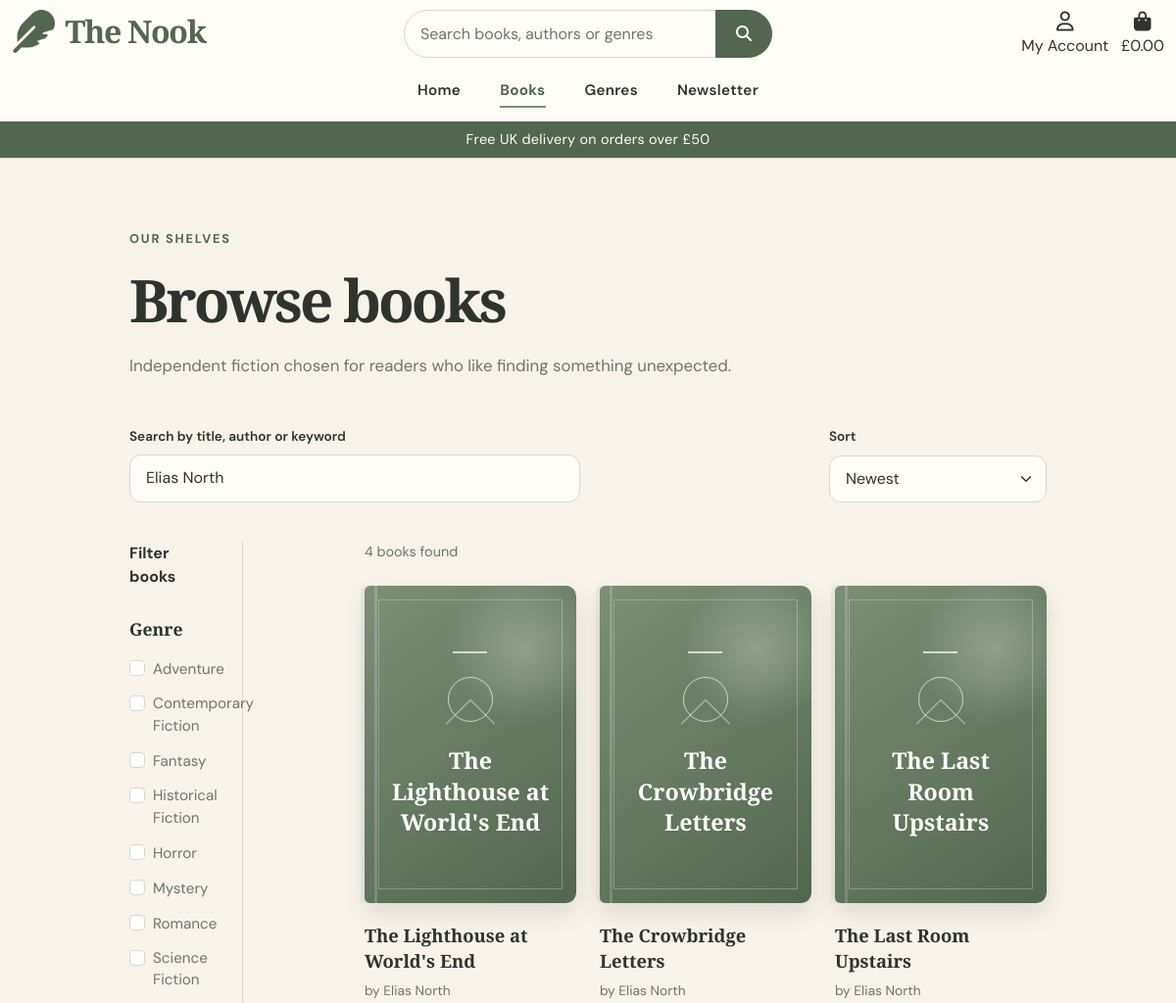
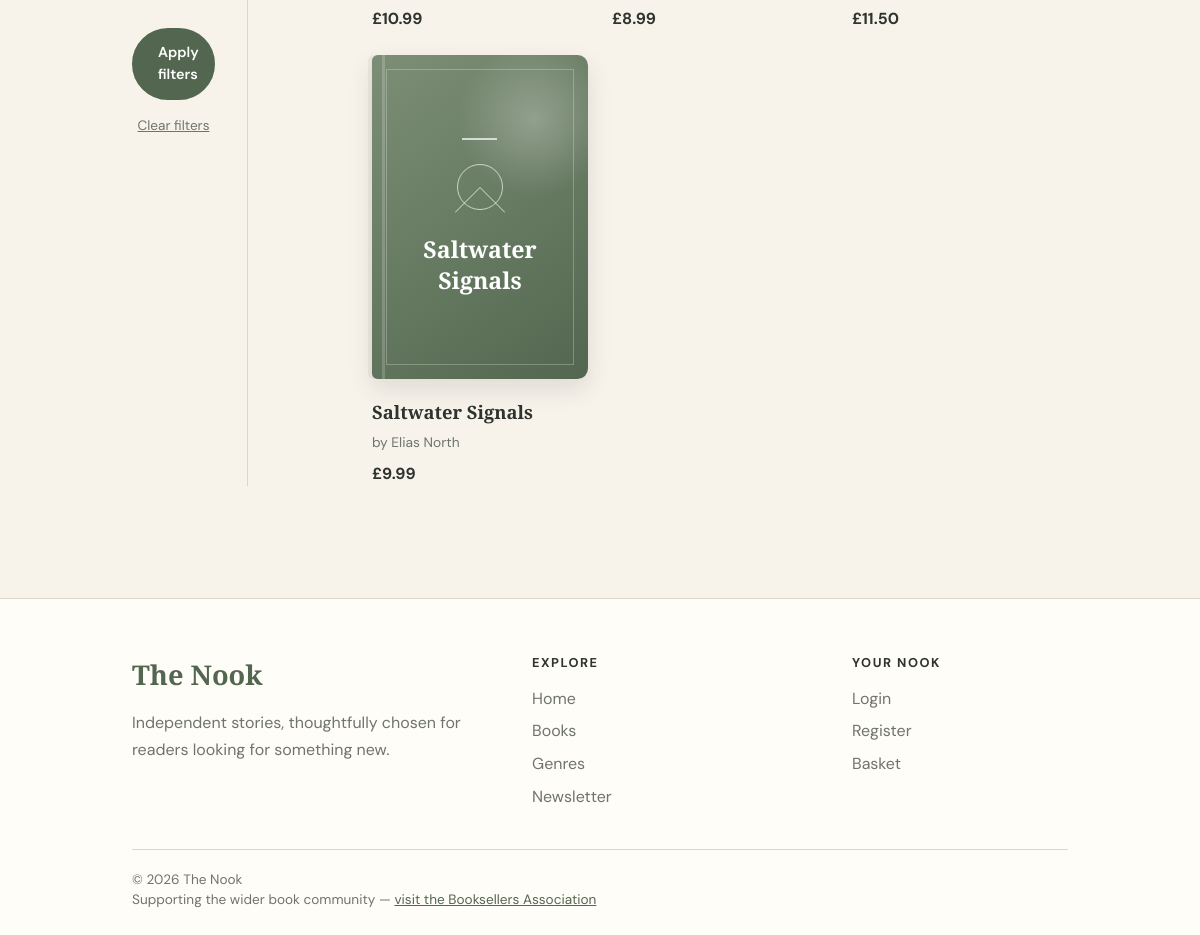
The page /books/?q=Elias North on the database its author committed (2 pictures, top to bottom).
### books/models.py (models this page shows, shortened)
class Genre(models.Model):
    name = models.CharField(
        max_length=100,
        unique=True
    )
    description = models.TextField(
        blank=True
    )
    class Meta:
        ordering = ['name']

class Book(models.Model):
    class Status(models.TextChoices):
        DRAFT = 'draft', 'Draft'
        PENDING = 'pending', 'Pending approval'
        APPROVED = 'approved', 'Approved'
        REJECTED = 'rejected', 'Rejected'
    author = models.ForeignKey(
        AuthorProfile,
        on_delete=models.PROTECT,
        related_name='books'
    )
    genre = models.ForeignKey(
        Genre,
        on_delete=models.SET_NULL,
        null=True,
        blank=True,
        related_name='books'
    )
    title = models.CharField(
        max_length=255
    )
    isbn = models.CharField(
        max_length=20,
        unique=True,
        null=True,
        blank=True
    )
    description = models.TextField()
    price = models.DecimalField(
        max_digits=8,
        decimal_places=2
    )
    publication_date = models.DateField(
        null=True,
        blank=True
    )
    cover_image = models.ImageField(
        upload_to='books/',
        null=True,
        blank=True
    )
    stock_quantity = models.PositiveIntegerField(
        default=0
    )
    is_featured = models.BooleanField(
        default=False
    )
    is_active = models.BooleanField(
        default=True
    )
    status = models.CharField(
        max_length=10,
        choices=Status.choices,
        default=Status.DRAFT
    )
    rejection_reason = models.TextField(
        blank=True
    )
    reviewed_by = models.ForeignKey(
        settings.AUTH_USER_MODEL,
        on_delete=models.SET_NULL,
        null=True,
        blank=True,
        related_name='reviewed_books'
    )
    reviewed_at = models.DateTimeField(
        null=True,
        blank=True
    )
    created_at = models.DateTimeField(
        auto_now_add=True
    )
    updated_at = models.DateTimeField(
        auto_now=True
    )
    class Meta:
        ordering = ['title']

### authors/models.py (models this page shows)
class AuthorProfile(models.Model):
    user = models.OneToOneField(
        settings.AUTH_USER_MODEL,
        on_delete=models.SET_NULL,
        null=True,
        blank=True,
        related_name='author_profile'
    )
    display_name = models.CharField(
        max_length=150
    )
    bio = models.TextField(
        blank=True
    )
    website = models.URLField(
        blank=True
    )
    profile_image = models.ImageField(
        upload_to='authors/',
        null=True,
        blank=True
    )
    is_approved = models.BooleanField(
        default=False
    )
    created_at = models.DateTimeField(
        auto_now_add=True
    )
    updated_at = models.DateTimeField(
        auto_now=True
    )
    class Meta:
        ordering = ['display_name']
    def __str__(self):
        return self.display_name

### books/views.py (the view)
def book_list(request):
    books = (
        Book.objects
        .filter(
            is_active=True,
            status=Book.Status.APPROVED
        )
        .select_related('author', 'genre')
        .annotate(
            average_rating=Avg(
                'reviews__rating',
                filter=Q(reviews__is_approved=True)
            )
        )
    )
    genres = Genre.objects.all()
    search_term = request.GET.get('q', '').strip()
    selected_genres = request.GET.getlist('genre')
    sort = request.GET.get('sort', 'newest')
    show_filters = request.GET.get('show_filters') == '1'
    if search_term:
        books = books.filter(
            Q(title__icontains=search_term)
            | Q(description__icontains=search_term)
            | Q(author__display_name__icontains=search_term)
        )
    if selected_genres:
        books = books.filter(
            genre__id__in=selected_genres
        )
    if sort == 'price_low':
        books = books.order_by('price')
    elif sort == 'price_high':
        books = books.order_by('-price')
    elif sort == 'title':
        books = books.order_by('title')
    elif sort == 'rating':
        books = books.order_by('-average_rating')
    else:
        books = books.order_by('-created_at')
    context = {
        'books': books,
        'genres': genres,
        'search_term': search_term,
        'selected_genres': selected_genres,
        'current_sort': sort,
        'show_filters': show_filters,
    }
    return render(
        request,
        'books/book_list.html',
        context
    )

### books/templates/books/book_list.html (shortened to what this page needs)
{% extends "base.html" %}
{% load static %}
{% block content %}
<section class="catalogue-page">
    <div class="container">
        <div class="catalogue-heading">
            <p class="section-eyebrow">
                Our shelves
            </p>
            <h1 class="catalogue-title logo-font">
                Browse books
            </h1>
            <p class="catalogue-intro">
                Independent fiction chosen for readers who like
                finding something unexpected.
            </p>
        </div>
        <form
            method="GET"
            action="{% url 'book_list' %}"
            class="catalogue-controls">
            <div class="row g-3 align-items-end">
                <div class="col-12 col-lg-6">
                    <label
                        for="catalogue-search"
                        class="catalogue-label">
                        Search by title, author or keyword
                    </label>
                    <input
                        id="catalogue-search"
                        class="form-control catalogue-search"
                        type="search"
                        name="q"
                        value="{{ search_term }}"
                        placeholder="Search The Nook">
                </div>
                <div class="col-7 col-lg-3">
                    <label
                        for="catalogue-sort"
                        class="catalogue-label">
                        Sort
                    </label>
                    <select
                        id="catalogue-sort"
                        class="form-select catalogue-sort"
                        name="sort">
                        <option
                            value="newest"
                            {% if current_sort == 'newest' %}
                                selected
                            {% endif %}>
                            Newest
                        </option>
                    </select>
                </div>
            </div>
            <div class="row catalogue-content">
                <aside
                    id="catalogue-filters"
                    class="col-12 col-lg-2
                    collapse{% if show_filters %} show{% endif %}
                    d-lg-block catalogue-sidebar">
                    <div class="catalogue-filter-inner">
                        <p class="catalogue-filter-title">
                            Filter books
                        </p>
                        <fieldset>
                            <legend>
                                Genre
                            </legend>
                            {% for genre in genres %}
                                <div class="form-check">
                                    <input
                                        class="form-check-input"
                                        type="checkbox"
                                        name="genre"
                                        value="{{ genre.id }}"
                                        id="genre-{{ genre.id }}"
                                        >
                                    <label
                                        class="form-check-label"
                                        for="genre-{{ genre.id }}">
                                        {{ genre.name }}
                                    </label>
                                </div>
                            {% empty %}
                                <p class="catalogue-muted">
                                    No genres available yet.
                                </p>
                            {% endfor %}
                        </fieldset>
                        <button
                            type="submit"
                            class="btn nook-primary-button catalogue-apply">
                            Apply filters
                        </button>
                        {% if search_term or selected_genres %}
                            <a
                                href="{% url 'book_list' %}"
                                class="catalogue-clear">
                                Clear filters
                            </a>
                        {% endif %}
                    </div>
                </aside>
                <div class="col-12 col-lg-9 offset-lg-1">
                    <p class="catalogue-results-count">
                        {{ books|length }}
                        {% if books|length == 1 %}
                            book found
                        {% else %}
                            books found
                        {% endif %}
                    </p>
                    <div class="row g-4">
                        {% for book in books %}
                            <div class="col-6 col-md-4">
                                <article class="book-card">
                                    <a
                                        href="{% url 'book_detail' book.id %}"
                                        class="book-cover-link">
                                        {% if book.cover_image %}
                                            <img
                                                src="{{ book.cover_image.url }}"
                                                alt="Cover of {{ book.title }}"
                                                class="book-cover">
                                        {% else %}
                                            <div class="book-cover book-cover-placeholder">
                                                <span class="placeholder-line"></span>
                                                <span class="placeholder-circle"></span>
                                                <span class="placeholder-title logo-font">
                                                    {{ book.title }}
                                                </span>
                                            </div>
                                        {% endif %}
                                    </a>
                                    <div class="book-card-body">
                                        <h2 class="book-card-title logo-font">
                                            <a href="{% url 'book_detail' book.id %}">
                                                {{ book.title }}
                                            </a>
                                        </h2>
                                        <p class="book-card-meta">
                                            by {{ book.author }}
                                        </p>
                                        <p class="book-card-price">
                                            £{{ book.price }}
                                        </p>
                                    </div>
                                </article>
                            </div>
                        {% endfor %}
                    </div>
                </div>
            </div>
        </form>
    </div>
</section>
{% endblock %}

### rows shown on the page
Genre: name "Adventure"
Genre: name "Contemporary Fiction"
Genre: name "Fantasy"
Genre: name "Historical Fiction"
Genre: name "Horror"
Genre: name "Mystery"
Genre: name "Romance"
Genre: name "Science Fiction"
Book: title "The Lighthouse at World's End", author "Elias North", price "10.99"
Book: title "The Crowbridge Letters", author "Elias North", price "8.99"
Book: title "The Last Room Upstairs", author "Elias North", price "11.50"
Book: title "Saltwater Signals", author "Elias North", price "9.99"

### other values the page prints
{{ free_delivery_threshold }} "50"
{{ books|length }} "4"
